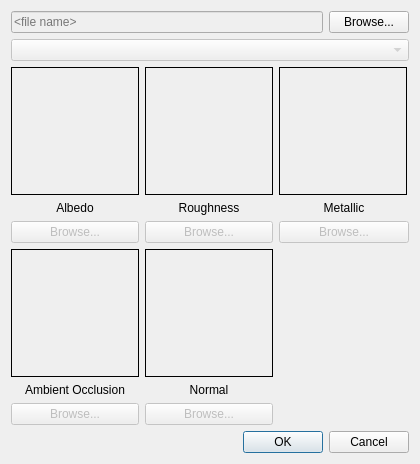
<?xml version="1.0" encoding="UTF-8"?>
<ui version="4.0">
 <class>ImportPbrModelsDialog</class>
 <widget class="QDialog" name="ImportPbrModelsDialog">
  <property name="geometry">
   <rect>
    <x>0</x>
    <y>0</y>
    <width>420</width>
    <height>464</height>
   </rect>
  </property>
  <property name="windowTitle">
   <string>Import PBR Models</string>
  </property>
  <layout class="QGridLayout" name="gridLayout">
   <item row="0" column="0" colspan="3">
    <widget class="QLineEdit" name="lineEditName">
     <property name="enabled">
      <bool>false</bool>
     </property>
     <property name="readOnly">
      <bool>true</bool>
     </property>
     <property name="placeholderText">
      <string>&lt;file name&gt;</string>
     </property>
    </widget>
   </item>
   <item row="0" column="3">
    <widget class="QPushButton" name="pushButtonBrowse">
     <property name="text">
      <string>Browse...</string>
     </property>
    </widget>
   </item>
   <item row="1" column="0" colspan="4">
    <widget class="QComboBox" name="comboBoxModels">
     <property name="enabled">
      <bool>false</bool>
     </property>
    </widget>
   </item>
   <item row="2" column="0">
    <layout class="QVBoxLayout" name="verticalLayout_2">
     <item>
      <widget class="QLabel" name="labelAlbedo">
       <property name="minimumSize">
        <size>
         <width>128</width>
         <height>128</height>
        </size>
       </property>
       <property name="maximumSize">
        <size>
         <width>128</width>
         <height>128</height>
        </size>
       </property>
       <property name="frameShape">
        <enum>QFrame::Box</enum>
       </property>
       <property name="text">
        <string/>
       </property>
      </widget>
     </item>
     <item>
      <widget class="QLabel" name="label_4">
       <property name="text">
        <string>Albedo</string>
       </property>
       <property name="alignment">
        <set>Qt::AlignCenter</set>
       </property>
      </widget>
     </item>
     <item>
      <widget class="QPushButton" name="pushButtonBrowseAlbedo">
       <property name="enabled">
        <bool>false</bool>
       </property>
       <property name="text">
        <string>Browse...</string>
       </property>
      </widget>
     </item>
    </layout>
   </item>
   <item row="2" column="1">
    <layout class="QVBoxLayout" name="verticalLayout">
     <item>
      <widget class="QLabel" name="labelRoughness">
       <property name="minimumSize">
        <size>
         <width>128</width>
         <height>128</height>
        </size>
       </property>
       <property name="maximumSize">
        <size>
         <width>128</width>
         <height>128</height>
        </size>
       </property>
       <property name="frameShape">
        <enum>QFrame::Box</enum>
       </property>
       <property name="text">
        <string/>
       </property>
      </widget>
     </item>
     <item>
      <widget class="QLabel" name="label_3">
       <property name="text">
        <string>Roughness</string>
       </property>
       <property name="alignment">
        <set>Qt::AlignCenter</set>
       </property>
      </widget>
     </item>
     <item>
      <widget class="QPushButton" name="pushButtonBrowseRoughness">
       <property name="enabled">
        <bool>false</bool>
       </property>
       <property name="text">
        <string>Browse...</string>
       </property>
      </widget>
     </item>
    </layout>
   </item>
   <item row="2" column="2" colspan="2">
    <layout class="QVBoxLayout" name="verticalLayout_5">
     <item>
      <widget class="QLabel" name="labelMetallic">
       <property name="minimumSize">
        <size>
         <width>128</width>
         <height>128</height>
        </size>
       </property>
       <property name="maximumSize">
        <size>
         <width>128</width>
         <height>128</height>
        </size>
       </property>
       <property name="frameShape">
        <enum>QFrame::Box</enum>
       </property>
       <property name="text">
        <string/>
       </property>
      </widget>
     </item>
     <item>
      <widget class="QLabel" name="label_11">
       <property name="text">
        <string>Metallic</string>
       </property>
       <property name="alignment">
        <set>Qt::AlignCenter</set>
       </property>
      </widget>
     </item>
     <item>
      <widget class="QPushButton" name="pushButtonBrowseMetallic">
       <property name="enabled">
        <bool>false</bool>
       </property>
       <property name="text">
        <string>Browse...</string>
       </property>
      </widget>
     </item>
    </layout>
   </item>
   <item row="3" column="0">
    <layout class="QVBoxLayout" name="verticalLayout_3">
     <item>
      <widget class="QLabel" name="labelAo">
       <property name="minimumSize">
        <size>
         <width>128</width>
         <height>128</height>
        </size>
       </property>
       <property name="maximumSize">
        <size>
         <width>128</width>
         <height>128</height>
        </size>
       </property>
       <property name="frameShape">
        <enum>QFrame::Box</enum>
       </property>
       <property name="text">
        <string/>
       </property>
      </widget>
     </item>
     <item>
      <widget class="QLabel" name="label_7">
       <property name="text">
        <string>Ambient Occlusion</string>
       </property>
       <property name="alignment">
        <set>Qt::AlignCenter</set>
       </property>
      </widget>
     </item>
     <item>
      <widget class="QPushButton" name="pushButtonBrowseAo">
       <property name="enabled">
        <bool>false</bool>
       </property>
       <property name="text">
        <string>Browse...</string>
       </property>
      </widget>
     </item>
    </layout>
   </item>
   <item row="3" column="1">
    <layout class="QVBoxLayout" name="verticalLayout_4">
     <item>
      <widget class="QLabel" name="labelNormal">
       <property name="minimumSize">
        <size>
         <width>128</width>
         <height>128</height>
        </size>
       </property>
       <property name="maximumSize">
        <size>
         <width>128</width>
         <height>128</height>
        </size>
       </property>
       <property name="frameShape">
        <enum>QFrame::Box</enum>
       </property>
       <property name="text">
        <string/>
       </property>
      </widget>
     </item>
     <item>
      <widget class="QLabel" name="label_9">
       <property name="text">
        <string>Normal</string>
       </property>
       <property name="alignment">
        <set>Qt::AlignCenter</set>
       </property>
      </widget>
     </item>
     <item>
      <widget class="QPushButton" name="pushButtonBrowseNormal">
       <property name="enabled">
        <bool>false</bool>
       </property>
       <property name="text">
        <string>Browse...</string>
       </property>
      </widget>
     </item>
    </layout>
   </item>
   <item row="4" column="0" colspan="4">
    <widget class="QDialogButtonBox" name="buttonBox">
     <property name="standardButtons">
      <set>QDialogButtonBox::Cancel|QDialogButtonBox::Ok</set>
     </property>
    </widget>
   </item>
  </layout>
 </widget>
 <resources/>
 <connections/>
</ui>
